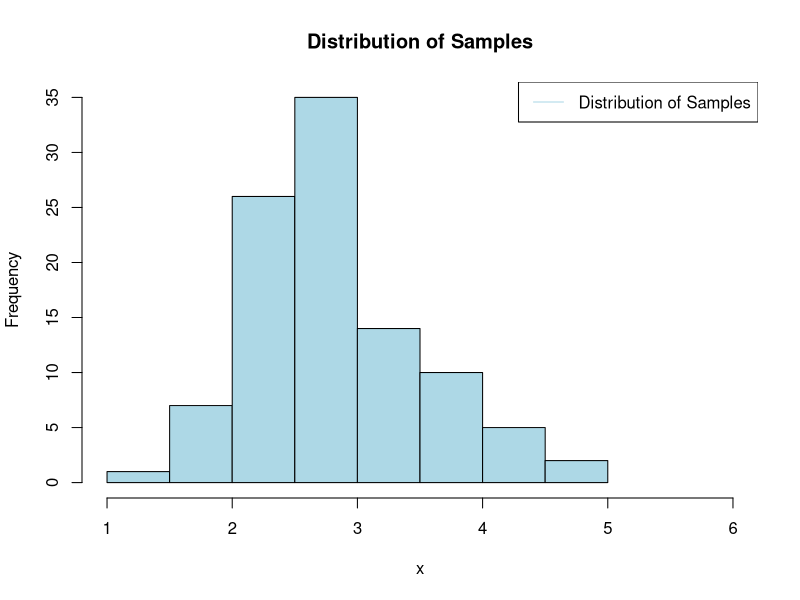
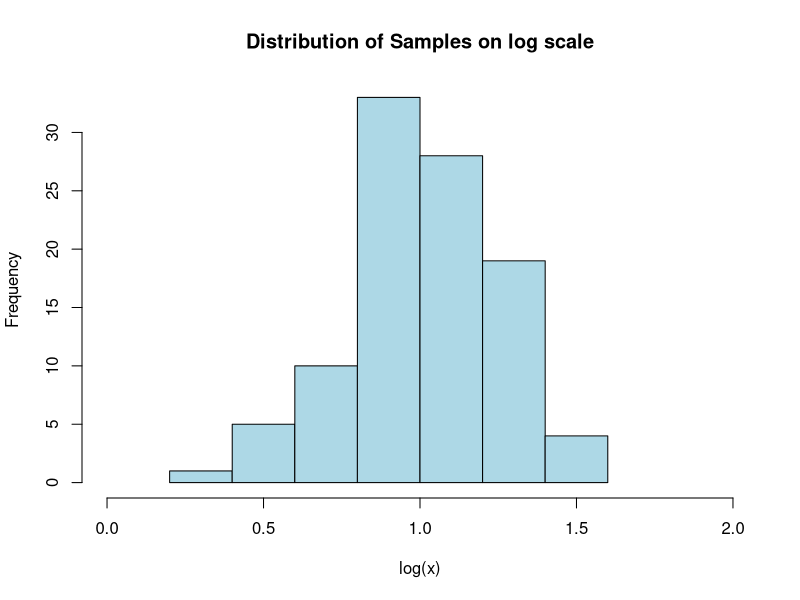

Write R code to recreate these figures, in order.
## ---- chunk 1
.mu <- 1
.sigma <- 0.25
x <- rlnorm(100, meanlog = .mu, sdlog = .sigma)
## ---- chunk 2
hist(x, col='lightblue', main='Distribution of Samples', xlim=c(1,6))
legend(x='topright',y=c("Distribution of Samples"),lty=1, col='lightblue')
## ---- chunk 3
hist(log(x), col='lightblue', main='Distribution of Samples on log scale', xlim=c(0,2))
## ---- chunk 4
mean(x)
var(x)
